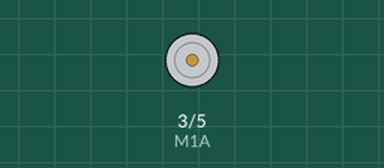
Simulated run of this sketch. Board: Arduino Uno, built with avr-gcc and run on an emulated ATmega328P. On the bench: motor-driver pin pairs drawn as motors (green arrow = first pin HIGH = forward, orange = second pin HIGH = backward, longer = more drive).

Above: at 0.1 s.
At 9.9 s:
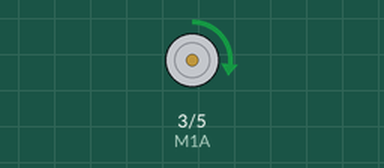
At 19.9 s:
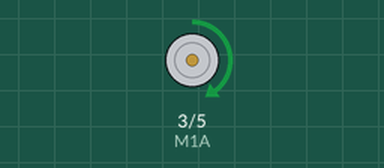
At 39.9 s:
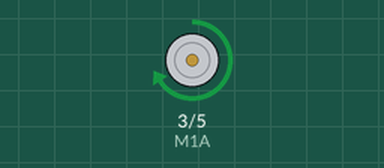
Timing chart, 0 to 40.0 s (numbered marks = the images above):
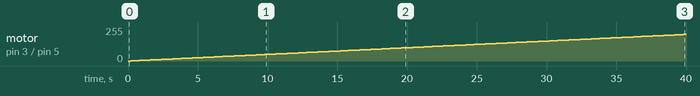

Measured:
- by itself, motor on pin 3 (M1A) / pin 5 (M1B): moves from stopped to forward 199/255 over 39.6 s

The sketch:

coasting.ino
```cpp
#define M1A 3 //M1A is connected to Arduino pin 3
#define M1B 5 //M1B is connected to Arduino pin 5

void setup() {
}
void loop() {
    analogWrite(M1A, 0);
    analogWrite(M1B, 0);
    for (int i = 0; i < 256; i++)
    {
        analogWrite(M1A, i);
        delay(200);
    }
    analogWrite(M1B, 255);
    delay(5000);
}
```
